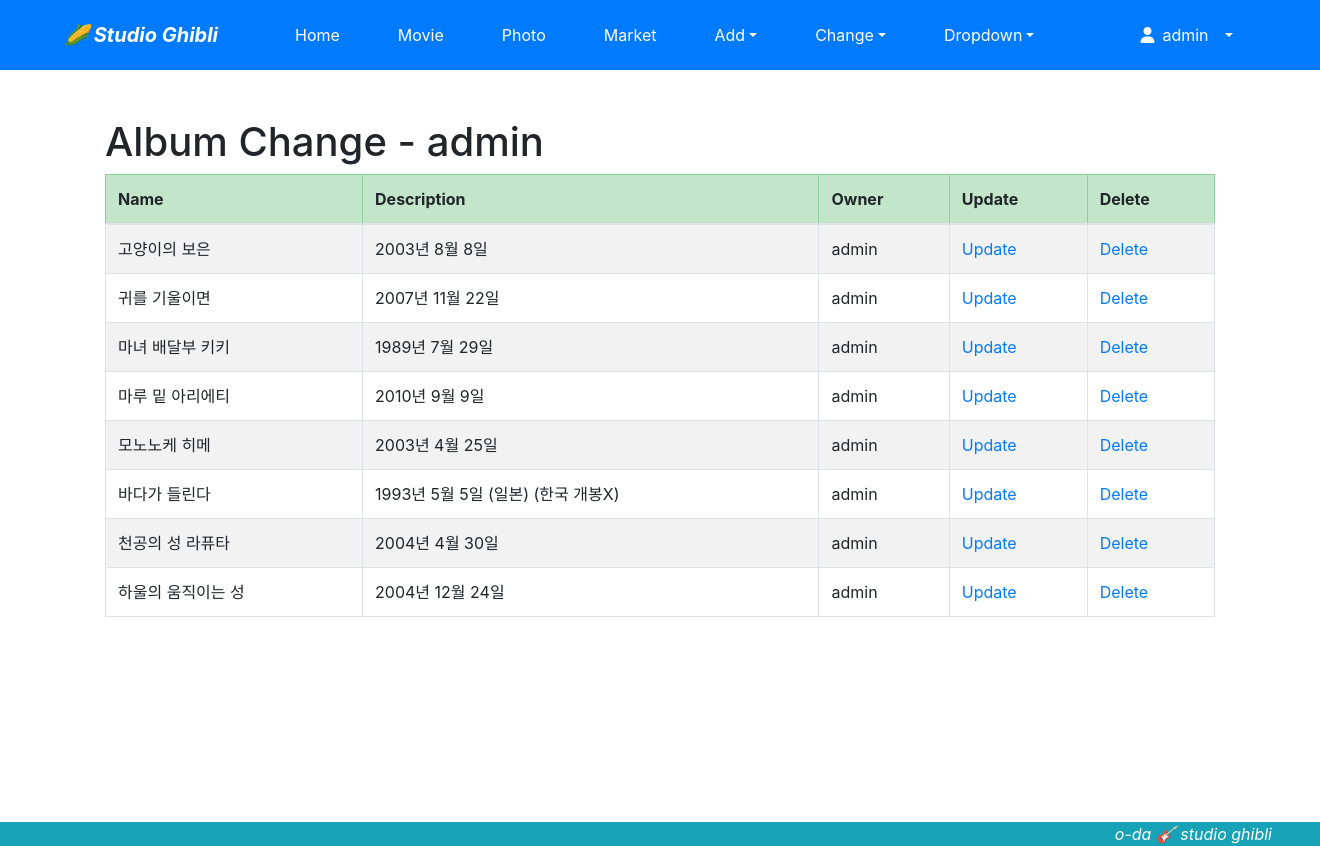
The page /photo/album/change/ (signed in) on the database its author committed.
### photo/models.py (models this page shows, shortened)
class Album(models.Model):
    name = models.CharField(max_length=30)
    description = models.CharField('One Line Description', max_length=100, blank=True)
    owner = models.ForeignKey('auth.User', on_delete = models.CASCADE, verbose_name="OWNER", blank=True, null=True)
    class Meta:
        ordering = ('name',)

### photo/views.py (the view)
# urls.py: path('album/change/', views.AlbumChangeLV.as_view(), name='album_change'),
class AlbumChangeLV(LoginRequiredMixin, ListView):
    template_name = 'photo/album_change_list.html'
    def get_queryset(self):
        return Album.objects.filter(owner = self.request.user)

### photo/templates/photo/album_change_list.html (shortened to what this page needs)
{% extends 'base.html' %}
{% block content %}
<div class="container">
    <h1>Album Change - {{user}}</h1>
    <table class="table table-striped table-bordered table-condensed">
        <thead>
            <tr class="table-success">
                <th>Name</th>
                <th>Description</th>
                <th>Owner</th>
                <th>Update</th>
                <th>Delete</th>
            </tr>
        </thead>
        <tbody>
            {% for item in object_list %}
            <tr>
                <td>{{ item.name }}</td>
                <td>{{ item.description }}</td>
                <td>{{ item.owner }}</td>
                <td><a href="{% url 'photo:album_update' item.id %}">Update</a></td>
                <td><a href="{% url 'photo:album_delete' item.id %}">Delete</a></td>
            </tr>
            {% endfor %}
        </tbody>
    </table>
</div>
{% endblock %}

### templates/base.html (shortened to what this page needs)
<!DOCTYPE html>
<html lang="ko">
<head>
    <link rel="stylesheet" href="https://maxcdn.bootstrapcdn.com/bootstrap/4.5.0/css/bootstrap.min.css">
</head>
<body style="padding: top 90px;" id="top_">
    <nav class="navbar navbar-expand-lg navbar-dark bg-primary">
        <span class="navbar-brand mx-5 mb-0 font-weight-bold font-italic"> &#127805; Studio Ghibli</span>
        <div class="collapse navbar-collapse" id="navbarSupportedContent">
            <ul class="navbar-nav mr-auto">
                <li class="nav-item mx-2 btn btn-primary">
                    <a class="nav-link text-white" href="{% url 'home' %}">Home</a>
                </li>
                <li class="nav-item mx-2 btn btn-primary">
                    <a class="nav-link text-white" href="{% url 'blog:index' %}">Movie</a>
                </li>
                <li class="nav-item mx-2 btn btn-primary">
                    <a class="nav-link text-white" href="{% url 'photo:index' %}">Photo</a>
                </li>
                <li class="nav-item mx-2 btn btn-primary">
                    <a class="nav-link text-white" href="{% url 'market:index' %}">Market</a>
                </li>
                <li class="nav-item dropdown mx-2 btn">
                    <a class="nav-link dropdown-toggle text-white" href="#" data-toggle="dropdown">Add</a>
                </li>
                <li class="nav-item dropdown mx-2 btn">
                    <a class="nav-link dropdown-toggle text-white" href="#" data-toggle="dropdown">Change</a>
                </li>
                <li class="nav-item dropdown mx-2 btn btn-primary">
                    <a class="nav-link dropdown-toggle text-white" href="#" data-toggle="dropdown">Dropdown</a>
                </li>
            </ul>
        <ul class="navbar-nav mx-5">
            <li class="nav-item dropdown mx-2 btn btn-primary">
                {% if user.is_active %}
                <a class="nav-link dropdown-toggle text-white" href="#" data-toggle="dropdown">
                    <i class="fas fa-user"></i>&ensp;{% firstof user.get_short_name user.get_username %}&ensp;
                </a>
                {% endif %}
            </li>
        </ul>
        </div>
    </nav>
    <div class="my-5" style="min-height:85vh;">
        {% block content %}
        {% endblock %}
    </div>
    <footer class="fixed-bottom bg-info">
        <div class="text-white font-italic text-right mr-5">o-da &#127928; studio ghibli</div>
    </footer>
</body>
</html>

### rows shown on the page
Album: name "고양이의 보은", description "2003년 8월 8일", owner "admin"
Album: name "귀를 기울이면", description "2007년 11월 22일", owner "admin"
Album: name "마녀 배달부 키키", description "1989년 7월 29일", owner "admin"
Album: name "마루 밑 아리에티", description "2010년 9월 9일", owner "admin"
Album: name "모노노케 히메", description "2003년 4월 25일", owner "admin"
Album: name "바다가 들린다", description "1993년 5월 5일 (일본) (한국 개봉X)", owner "admin"
Album: name "천공의 성 라퓨타", description "2004년 4월 30일", owner "admin"
Album: name "하울의 움직이는 성", description "2004년 12월 24일", owner "admin"

### other values the page prints
{{ user }} "admin"
